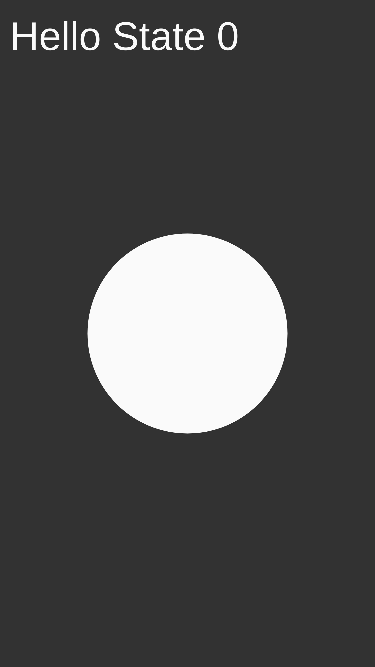
Frame 1 (no input)
Frame 60 (no input): identical to frame 1, image omitted
Frame 120 (the mouse pressed at the canvas centre since frame 60): identical to frame 1, image omitted

The p5.js sketch that drew this single still picture (run headless with seeded random() and noise() and a simulated clock; from frame 60 on, the mouse is pressed at the canvas centre):

// p5.js sketch
// ── sketch.js
var canvas;
var state =0;




function setup() {
  // see pixeldensity in reference
  pixelDensity(3.0);
  /*
  this is the logical resolution for iphone 6 without the browser chrome at the top
  adjust it for your phone accordingly
  */
  canvas = createCanvas(375,667); 
 	background(50);
  fill(255,255,241);
  strokeWeight(5);
  rectMode(CENTER);
}

function draw() {
  background(50);
  fill(250);
  textSize(40);
  noStroke();
  if(state==0){
    fill(250);
    text("Hello State 0",10,50);  
    ellipse(width/2,height/2,200,200);
  }else if(state==1)
  {

    fill(255,0,0);
    text("Hello State 1",10,50);  
    rect(width/2,height/2,200,200);

  }
}

function touchEnded() {
  if (state == 0) {
    state = 1;
  } else {
    state = 0;
  }
}
